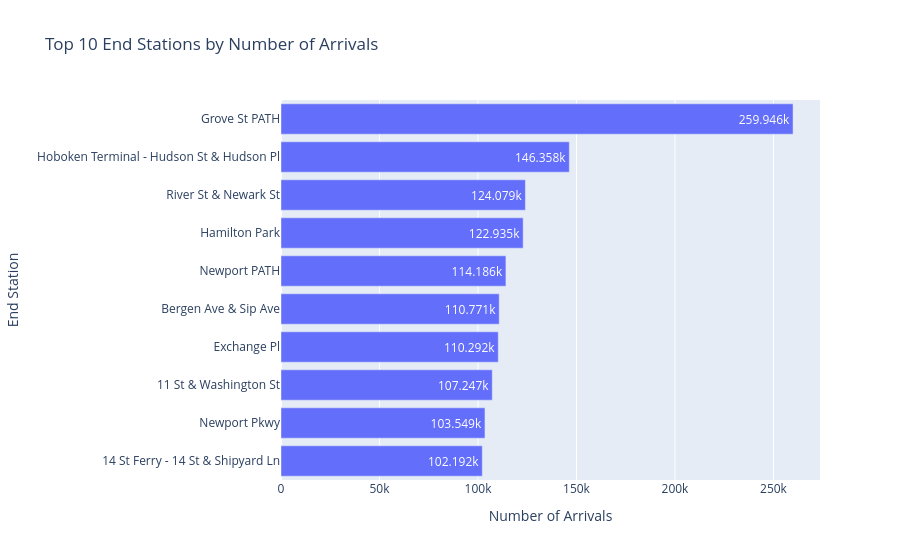

Notebook code cell kept with this figure:
### Code cell
fig = px.bar(
    top_end_stations.sort_values("number_of_arrivals"),
    x="number_of_arrivals",
    y="end_station_name",
    orientation="h",
    title="Top 10 End Stations by Number of Arrivals",
    text_auto=True
)

fig.update_layout(
    xaxis_title="Number of Arrivals",
    yaxis_title="End Station"
)

fig.show()

### Figure 1 — Plotly figure (JSON) as saved in the notebook; plotly's stock layout.template omitted (floating-point values rounded to 4 significant figures)
{"data": [{"hovertemplate": "number_of_arrivals=%{x}<br>end_station_name=%{y}<extra></extra>", "legendgroup": "", "marker": {"color": "#636efa", "pattern": {"shape": ""}}, "name": "", "orientation": "h", "showlegend": false, "textposition": "auto", "texttemplate": "%{x}", "type": "bar", "x": [102192, 103549, 107247, 110292, 110771, 114186, 122935, 124079, 146358, 259946], "xaxis": "x", "y": ["14 St Ferry - 14 St & Shipyard Ln", "Newport Pkwy", "11 St & Washington St", "Exchange Pl", "Bergen Ave & Sip Ave", "Newport PATH", "Hamilton Park", "River St & Newark St", "Hoboken Terminal - Hudson St & Hudson Pl", "Grove St PATH"], "yaxis": "y"}], "layout": {"barmode": "relative", "legend": {"tracegroupgap": 0}, "title": {"text": "Top 10 End Stations by Number of Arrivals"}, "xaxis": {"anchor": "y", "domain": [0, 1], "title": {"text": "Number of Arrivals"}}, "yaxis": {"anchor": "x", "domain": [0, 1], "title": {"text": "End Station"}}}}
